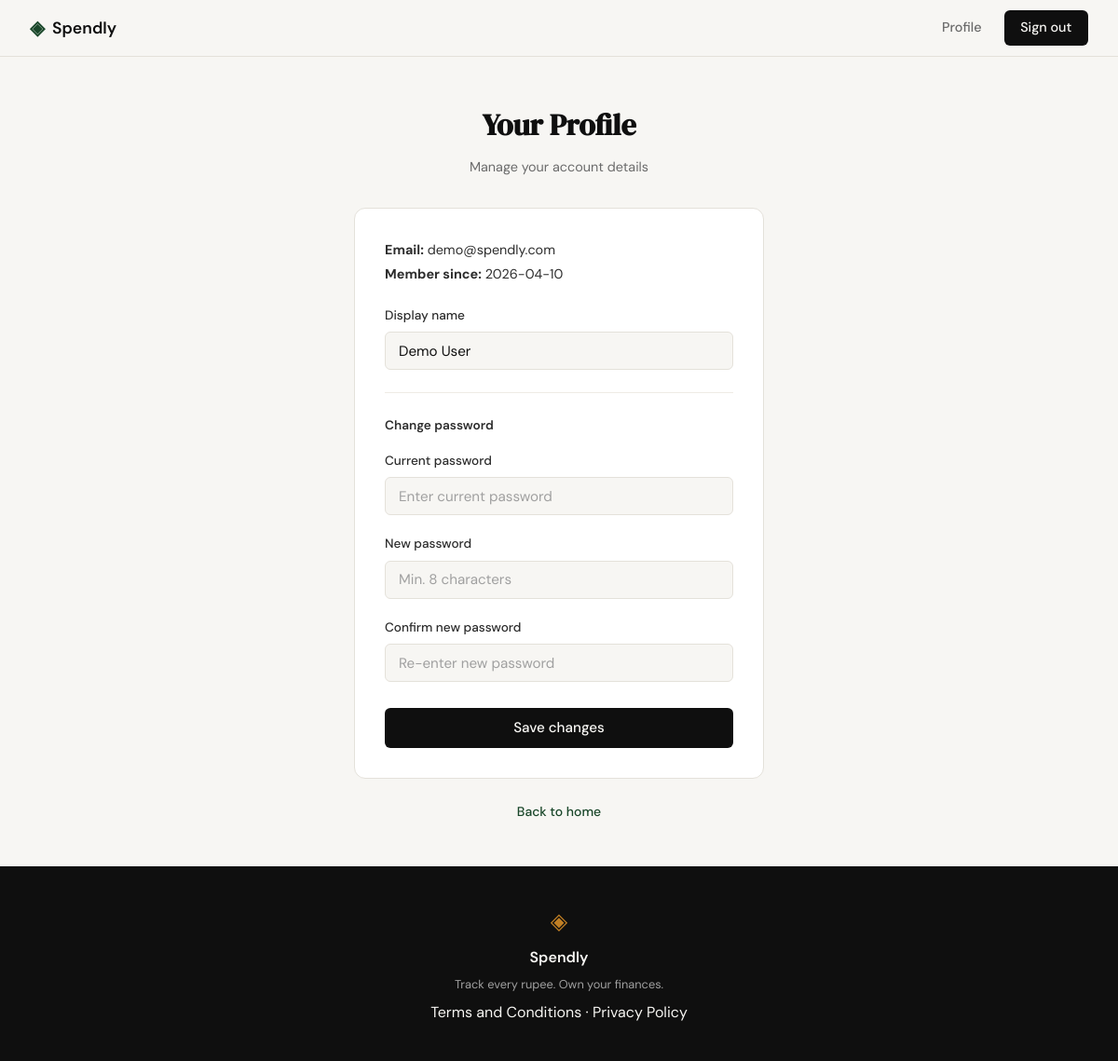
The page /profile (signed in) on the database as committed earlier.
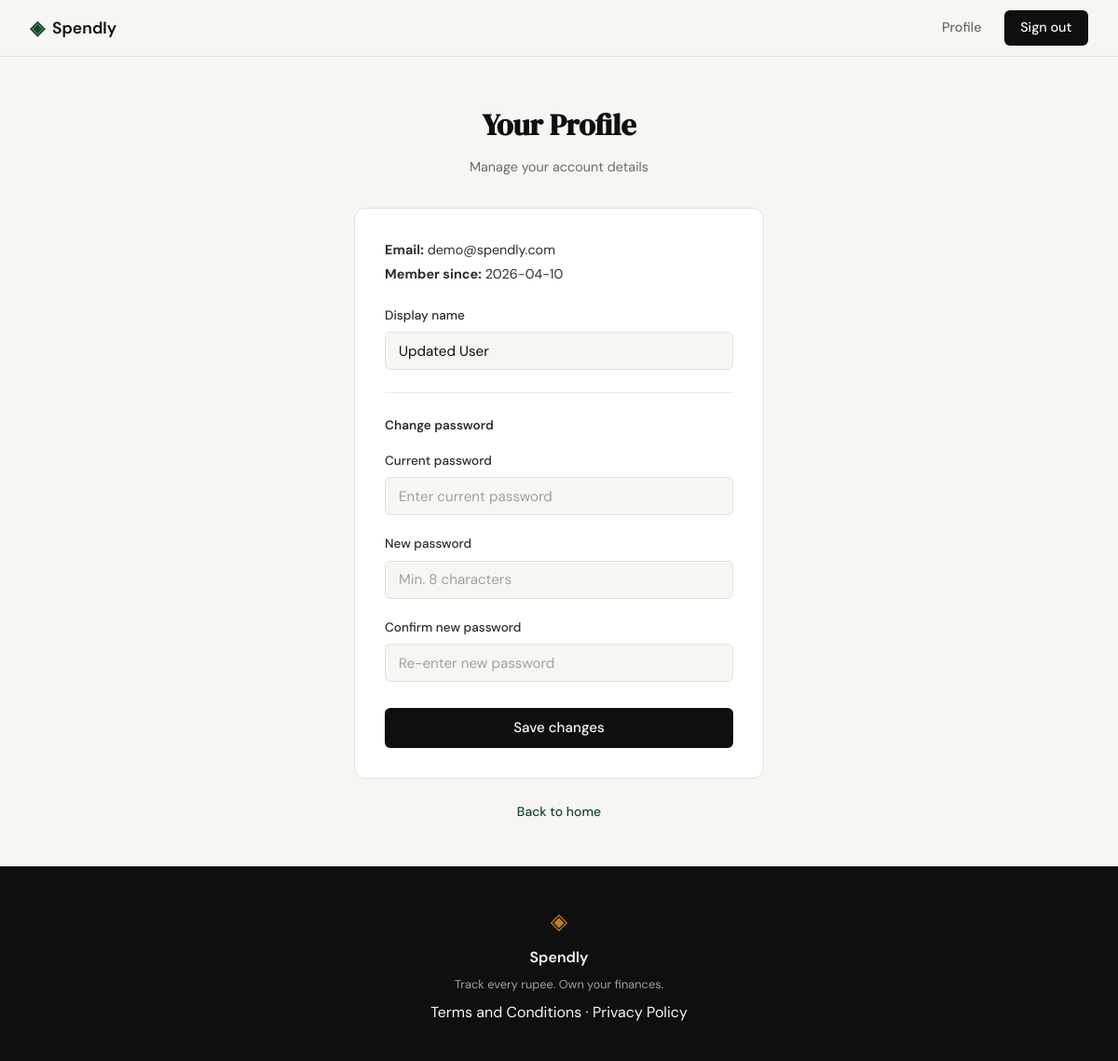
The same page on the database as committed later.
### tables this page shows
CREATE TABLE users (
            id            INTEGER PRIMARY KEY AUTOINCREMENT,
            name          TEXT    NOT NULL,
            email         TEXT    NOT NULL UNIQUE,
            password_hash TEXT    NOT NULL,
            created_at    TEXT    NOT NULL DEFAULT (datetime('now'))
        );

### app.py (the view, shortened to what this page needs)
@app.route("/profile", methods=["GET", "POST"])
def profile():
    if not session.get("user_id"):
        return redirect(url_for("login"))
    user = get_user_by_id(session["user_id"])
    if request.method == "GET":
        return render_template("profile.html", user=user)

### database/db.py (called while the page is built)
def get_db():
    conn = sqlite3.connect(DB_PATH)
    conn.row_factory = sqlite3.Row
    conn.execute("PRAGMA foreign_keys = ON")
    return conn

def get_user_by_id(user_id):
    conn = get_db()
    user = conn.execute(
        "SELECT id, name, email, password_hash, created_at FROM users WHERE id = ?",
        (user_id,),
    ).fetchone()
    conn.close()
    return user

### templates/profile.html (shortened to what this page needs)
{% extends "base.html" %}
{% block content %}
<section class="auth-section">
    <div class="auth-container">
        <div class="auth-header">
            <h1 class="auth-title">Your Profile</h1>
            <p class="auth-subtitle">Manage your account details</p>
        </div>
        <div class="auth-card">
            <div class="profile-info">
                <p class="profile-email"><strong>Email:</strong> {{ user["email"] }}</p>
                <p class="profile-since"><strong>Member since:</strong> {{ user["created_at"][:10] }}</p>
            </div>
            <form method="POST" action="{{ url_for('profile') }}">
                <div class="form-group">
                    <label for="name">Display name</label>
                    <input type="text" id="name" name="name"
                           class="form-input" value="{{ user['name'] }}"
                           required>
                </div>
                <hr class="profile-divider">
                <p class="profile-section-label">Change password</p>
                <div class="form-group">
                    <label for="current_password">Current password</label>
                    <input type="password" id="current_password" name="current_password"
                           class="form-input" placeholder="Enter current password">
                </div>
                <div class="form-group">
                    <label for="new_password">New password</label>
                    <input type="password" id="new_password" name="new_password"
                           class="form-input" placeholder="Min. 8 characters">
                </div>
                <div class="form-group">
                    <label for="confirm_password">Confirm new password</label>
                    <input type="password" id="confirm_password" name="confirm_password"
                           class="form-input" placeholder="Re-enter new password">
                </div>
                <button type="submit" class="btn-submit">Save changes</button>
            </form>
        </div>
        <p class="auth-switch">
            <a href="{{ url_for('landing') }}">Back to home</a>
        </p>
    </div>
</section>
{% endblock %}

### templates/base.html (shortened to what this page needs)
<!DOCTYPE html>
<html lang="en">
<head>
    <link rel="stylesheet" href="{{ url_for('static', filename='css/style.css') }}">
</head>
<body>
    <nav class="navbar">
        <div class="nav-inner">
            <a href="{{ url_for('landing') }}" class="nav-brand">
                <span class="brand-icon">◈</span>
                <span class="brand-name">Spendly</span>
            </a>
            <div class="nav-links">
                {% if session.get("user_id") %}
                <a href="{{ url_for('profile') }}">Profile</a>
                <a href="{{ url_for('logout') }}" class="nav-cta">Sign out</a>
                {% else %}
                <a href="{{ url_for('login') }}">Sign in</a>
                <a href="{{ url_for('register') }}" class="nav-cta">Get started</a>
                {% endif %}
            </div>
        </div>
    </nav>
    <main class="main-content">
        {% block content %}{% endblock %}
    </main>
    <footer class="footer">
        <div class="footer-inner">
            <span class="brand-icon">◈</span>
            <span class="footer-name">Spendly</span>
            <p class="footer-copy">Track every rupee. Own your finances.</p>
            <p><a href="{{ url_for('terms') }}">Terms and Conditions</a> · <a href="{{ url_for('privacy') }}">Privacy Policy</a></p>
        </div>
    </footer>
</body>
</html>

### static/css/style.css (style rules this page uses)
:root { --ink: #0f0f0f; --ink-soft: #2d2d2d; --ink-muted: #6b6b6b; --ink-faint: #a0a0a0; --paper: #f7f6f3; --paper-warm: #f0ede6; --paper-card: #ffffff; --accent: #1a472a; --accent-light: #e8f0eb; --accent-2: #c17f24; --accent-2-light: #fdf3e3; --danger: #c0392b; --danger-light: #fdecea; --border: #e4e1da; --border-soft: #eeebe4; --font-display: 'DM Serif Display', Georgia, serif; --font-body: 'DM Sans', system-ui, sans-serif; --max-width: 1200px; --auth-width: 440px; --radius-sm: 6px; --radius-md: 12px; --radius-lg: 20px; }
*, *::before, *::after { box-sizing: border-box; margin: 0; padding: 0; }
html { font-size: 16px; scroll-behavior: smooth; }
body { background: var(--paper); color: var(--ink); font-family: var(--font-body); font-size: 1rem; line-height: 1.6; -webkit-font-smoothing: antialiased; }
a { color: inherit; text-decoration: none; }
.navbar { position: sticky; top: 0; z-index: 100; background: var(--paper); border-bottom: 1px solid var(--border); padding: 0 2rem; }
.nav-inner { max-width: var(--max-width); margin: 0 auto; height: 60px; display: flex; align-items: center; justify-content: space-between; }
.nav-brand { display: flex; align-items: center; gap: 0.5rem; font-family: var(--font-body); font-weight: 600; font-size: 1.1rem; color: var(--ink); }
.brand-icon { color: var(--accent); font-size: 1.3rem; }
.brand-name { color: var(--ink); }
.nav-links { display: flex; align-items: center; gap: 1.5rem; font-size: 0.9rem; font-weight: 500; }
.nav-links a { color: var(--ink-muted); transition: color 0.2s; }
.nav-cta { background: var(--ink) !important; color: var(--paper) !important; padding: 0.45rem 1.1rem; border-radius: var(--radius-sm); transition: background 0.2s !important; }
.main-content { min-height: calc(100vh - 60px - 100px); }
.auth-section { min-height: calc(100vh - 60px - 100px); display: flex; align-items: center; justify-content: center; padding: 3rem 2rem; }
.auth-container { width: 100%; max-width: var(--auth-width); }
.auth-header { text-align: center; margin-bottom: 2rem; }
.auth-title { font-family: var(--font-display); font-size: 2rem; color: var(--ink); margin-bottom: 0.5rem; }
.auth-subtitle { font-size: 0.9rem; color: var(--ink-muted); }
.auth-card { background: var(--paper-card); border: 1px solid var(--border); border-radius: var(--radius-md); padding: 2rem; margin-bottom: 1.5rem; }
.profile-info { margin-bottom: 1.25rem; font-size: 0.9rem; color: var(--ink-soft); line-height: 1.8; }
.profile-divider { border: none; border-top: 1px solid var(--border-soft); margin: 1.5rem 0; }
.profile-section-label { font-size: 0.85rem; font-weight: 600; color: var(--ink-soft); margin-bottom: 1rem; }
.form-group { margin-bottom: 1.25rem; }
.form-group label { display: block; font-size: 0.85rem; font-weight: 500; color: var(--ink-soft); margin-bottom: 0.4rem; }
.form-input { width: 100%; padding: 0.6rem 0.875rem; border: 1px solid var(--border); border-radius: var(--radius-sm); font-family: var(--font-body); font-size: 0.95rem; color: var(--ink); background: var(--paper); outline: none; transition: border-color 0.2s; }
.form-input::placeholder { color: var(--ink-faint); }
.btn-submit { width: 100%; padding: 0.7rem; background: var(--ink); color: var(--paper); border: none; border-radius: var(--radius-sm); font-family: var(--font-body); font-size: 0.95rem; font-weight: 500; cursor: pointer; transition: background 0.2s; margin-top: 0.5rem; }
.auth-switch { text-align: center; font-size: 0.875rem; color: var(--ink-muted); }
.auth-switch a { color: var(--accent); font-weight: 500; }
.footer { background: var(--ink); color: var(--paper); padding: 2.5rem 2rem; text-align: center; }
.footer-inner { display: flex; flex-direction: column; align-items: center; gap: 0.4rem; }
.footer .brand-icon { color: var(--accent-2); font-size: 1.5rem; }
.footer-name { font-weight: 600; font-size: 1rem; }
.footer-copy { font-size: 0.8rem; color: var(--ink-faint); }

Rows that differ between the two databases and show on the page:
changed users "demo@spendly.com": name "Demo User" → "Updated User"
